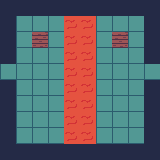

A 2D game scene composited from a Tiled map and its tileset images. What follows is a short description and the map's XML, with every tile layer's data as written:
An orthogonal 10x10 tile map with 16x16 px tiles, 3 tile layers (ground, wall, bridge).

<map version="1.8" tiledversion="1.8.4" orientation="orthogonal" renderorder="right-down" width="10" height="10" tilewidth="16" tileheight="16" infinite="0" nextlayerid="4" nextobjectid="1">
 <tileset firstgid="1" source="basictiles.tsx" />
 <layer id="1" name="ground" width="10" height="10">
  <data encoding="csv">
0,0,0,0,0,0,0,0,0,0,
0,2,2,2,1,1,2,2,2,0,
0,2,2,2,1,1,2,2,2,0,
0,2,2,2,1,1,2,2,2,0,
2,2,2,2,1,1,2,2,2,2,
0,2,2,2,1,1,2,2,2,0,
0,2,2,2,1,1,2,2,2,0,
0,2,2,2,1,1,2,2,2,0,
0,2,2,2,1,1,2,2,2,0,
0,0,0,0,0,0,0,0,0,0
</data>
 </layer>
 <layer id="3" name="wall" width="10" height="10">
  <data encoding="csv">
4,4,4,4,4,4,4,4,4,4,
4,0,0,0,0,0,0,0,0,4,
4,0,0,0,0,0,0,0,0,4,
4,0,0,0,0,0,0,0,0,4,
0,0,0,0,0,0,0,0,0,0,
4,0,0,0,0,0,0,0,0,4,
4,0,0,0,0,0,0,0,0,4,
4,0,0,0,0,0,0,0,0,4,
4,0,0,0,0,0,0,0,0,4,
4,4,4,4,4,4,4,4,4,4
</data>
 </layer>
 <layer id="2" name="bridge" width="10" height="10">
  <data encoding="csv">
0,0,0,0,0,0,0,0,0,0,
0,0,0,0,0,0,0,0,0,0,
0,0,3,0,0,0,0,3,0,0,
0,0,0,0,0,0,0,0,0,0,
0,0,0,0,0,0,0,0,0,0,
0,0,0,0,0,0,0,0,0,0,
0,0,0,0,0,0,0,0,0,0,
0,0,0,0,0,0,0,0,0,0,
0,0,0,0,0,0,0,0,0,0,
0,0,0,0,0,0,0,0,0,0
</data>
 </layer>
</map>